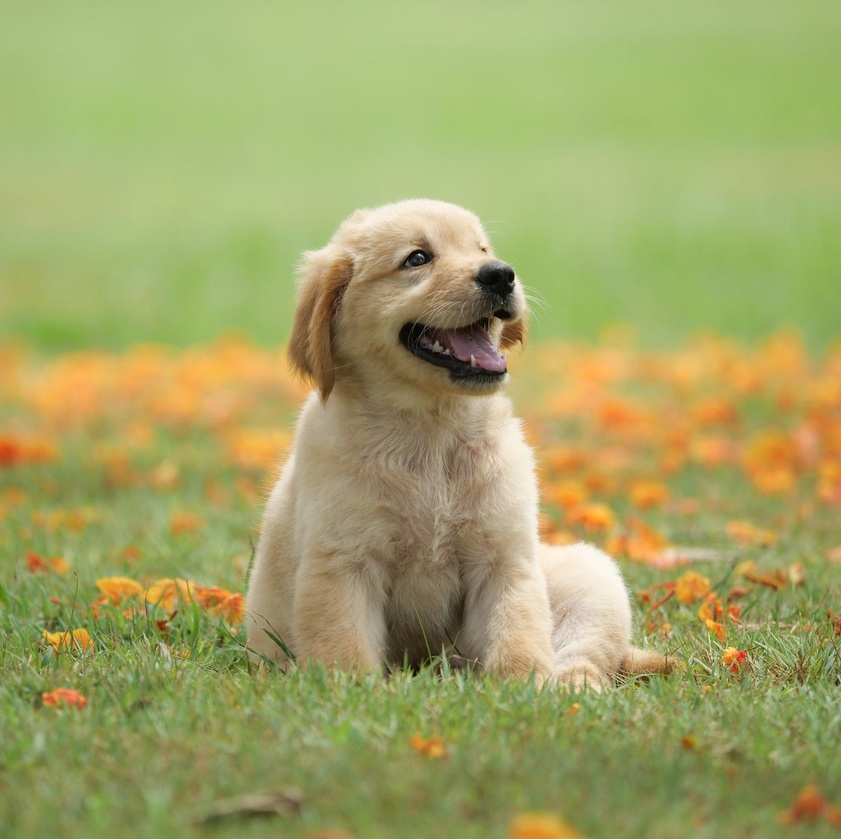
#> input picture 2023_cv_lecture/Data/dog1.jpg, 841 x 839 px, shrunk from 1200 x 1197 before the run, given in place of the camera
$ python 5_11_MeanShift.py
#> lines starting #> are read from the running program, lines starting #| are printed output that depends on the picture
import cv2
import numpy as np

def main():
    # Define the video capture device (in this case, the default webcam)
    cap = cv2.VideoCapture(0)

    # Define the initial region of interest (ROI)
    ret, frame = cap.read()
#> frame is the input picture: shape (839, 841, 3); mean B, G, R 102.4, 164.3, 161.9
    r, h, c, w = 300, 200, 100, 200
    track_window = (c, r, w, h)

    # Convert the ROI to the HSV color space
    roi = frame[r:r+h, c:c+w]
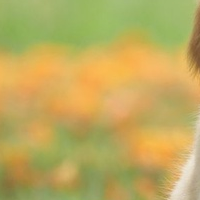
#> roi: shape (200, 200, 3); mean B, G, R 94.2, 170.5, 189.6
    hsv_roi = cv2.cvtColor(roi, cv2.COLOR_BGR2HSV)
#> hsv_roi: shape (200, 200, 3); mean H, S, V 26, 130.7, 195.9

    # Create a histogram of the ROI in the HSV color space
    roi_hist = cv2.calcHist([hsv_roi], [0], None, [180], [0, 180])
#> roi_hist = 180 values, max 4985 at index 19, min 0 at index 0, mean 222.2
    cv2.normalize(roi_hist, roi_hist, 0, 255, cv2.NORM_MINMAX)

    # Set the termination criteria for the MeanShift algorithm
    term_crit = (cv2.TERM_CRITERIA_EPS | cv2.TERM_CRITERIA_COUNT, 10, 1)

    while True:
        # Read a frame from the video capture device
        ret, frame = cap.read()

        if ret:
            # Convert the frame to the HSV color space
            hsv = cv2.cvtColor(frame, cv2.COLOR_BGR2HSV)
#> hsv: shape (839, 841, 3); mean H, S, V 31.9, 105.8, 174.5

            # Perform back projection of the histogram onto the frame
            dst = cv2.calcBackProject([hsv], [0], roi_hist, [0, 180], 1)
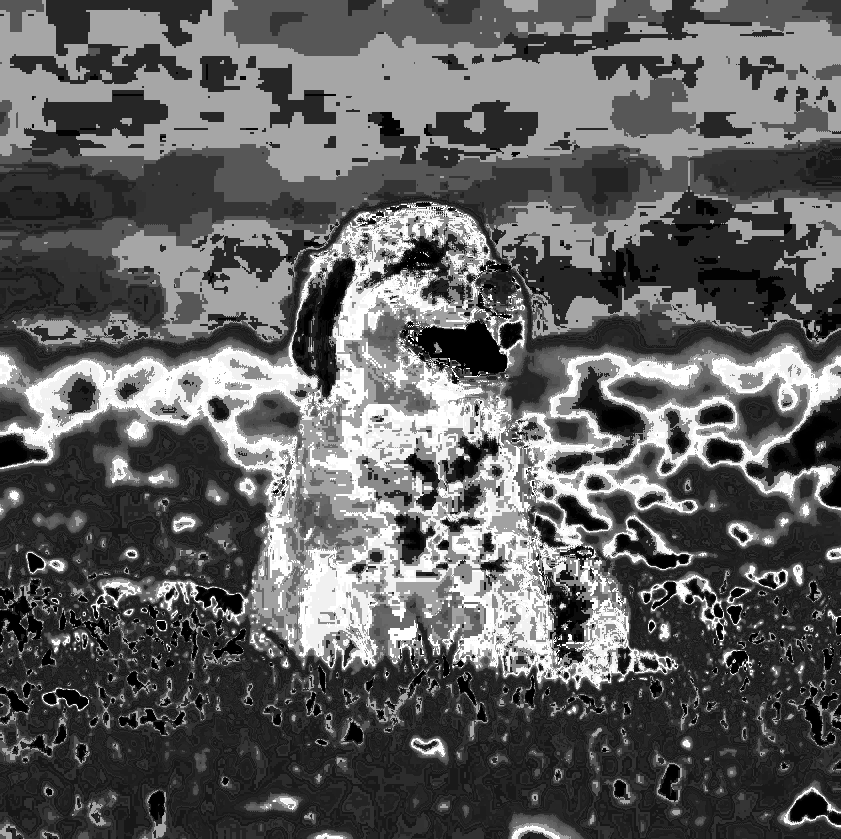
#> dst: shape (839, 841); min 0, max 255, mean 95.9

            # Apply the MeanShift algorithm to find the new position of the ROI
            ret, track_window = cv2.meanShift(dst, track_window, term_crit)
#> ret = 10; track_window = (131, 300, 200, 200)

            # Draw a rectangle around the new position of the ROI
            x, y, w, h = track_window
#> x = 131; y = 300; w = 200; h = 200
            img2 = cv2.rectangle(frame, (x, y), (x+w, y+h), 255, 2)

            # Display the frame with the new ROI position
            cv2.imshow('img2', img2)

            # Exit if the 'q' key is pressed
            if cv2.waitKey(1) & 0xFF == ord('q'):
#> (key q is pressed here)
                break

    # Release the video capture device and close all windows
    cap.release()
    cv2.destroyAllWindows()

if __name__ == '__main__':
    main()

$ run again, on 2023_cv_lecture/Data/object.jpg
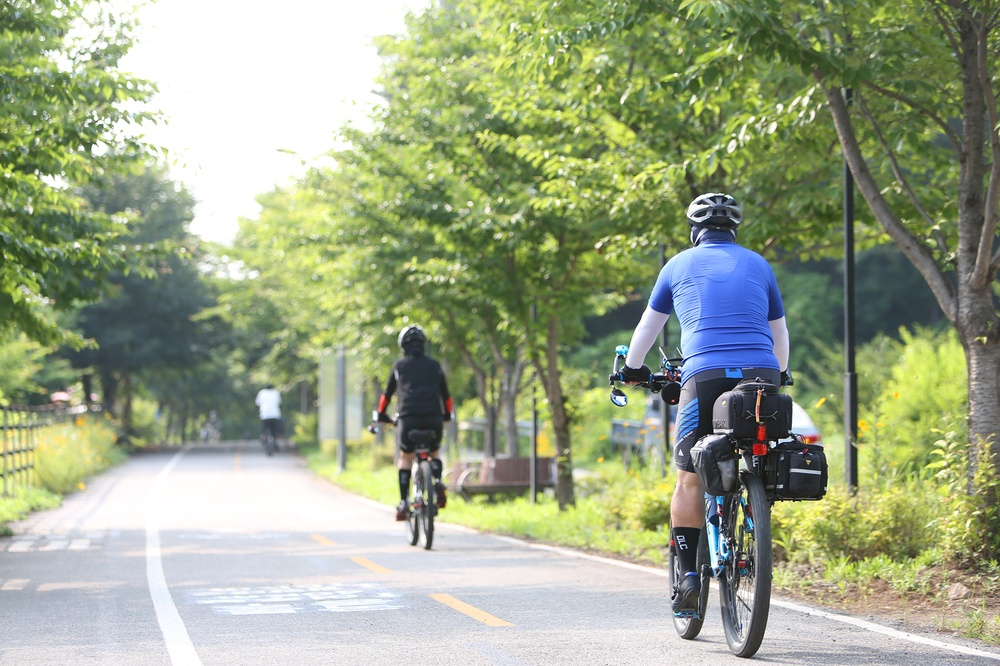
#> input picture 2023_cv_lecture/Data/object.jpg, 1000 x 666 px, shrunk from 2000 x 1333 before the run, given in place of the camera
#> in main, frame is the input picture: shape (666, 1000, 3); mean B, G, R 136.8, 166.4, 156.5
#> in main, `roi = frame[r:r+h, c:c+w]`:
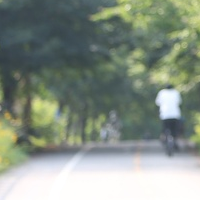
#> roi: shape (200, 200, 3); mean B, G, R 132.8, 144.1, 133.6
#> hsv_roi: shape (200, 200, 3); mean H, S, V 69.9, 41.7, 146.6
#> roi_hist = 180 values, max 2260 at index 20, min 0 at index 1, mean 222.2
#> hsv: shape (666, 1000, 3); mean H, S, V 56.4, 65.6, 171.2
#> in main, `dst = cv2.calcBackProject([hsv], [0], roi_hist, [0, 180], 1)`:
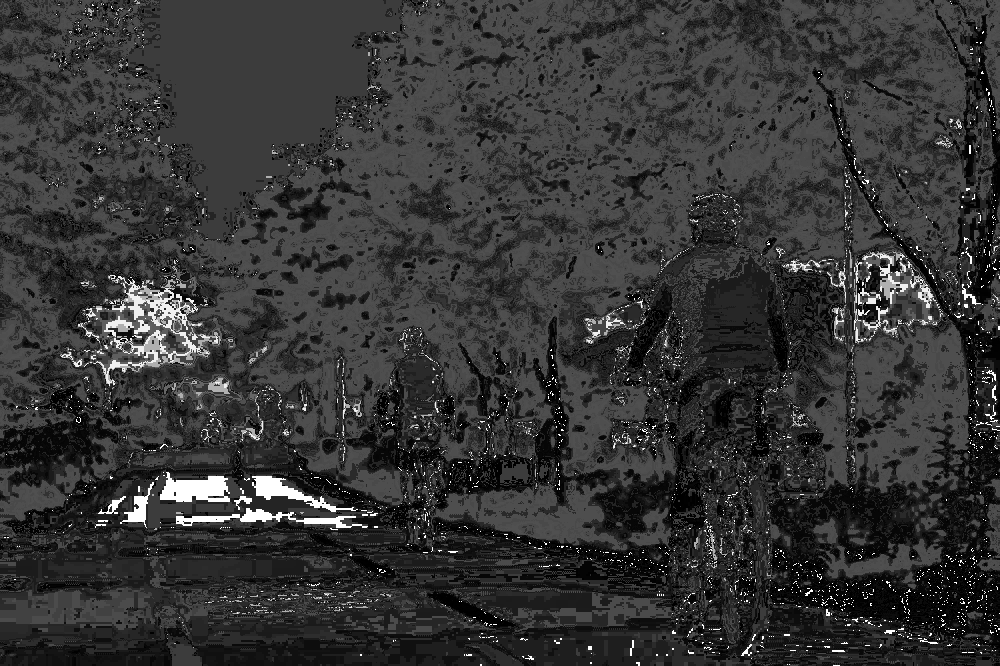
#> dst: shape (666, 1000); min 0, max 255, mean 53.4
#> ret = 10; track_window = (67, 233, 200, 200)
#> x = 67; y = 233; w = 200
